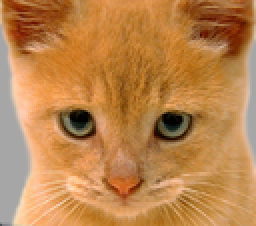
%> input picture Lab10_105061254/Lab10/data/cat.bmp, 128 x 113 px, shrunk from 410 x 361 before the run (shown 2 times larger)
$ octave proj1_test_filtering.m   (GNU Octave 9; MATLAB toolbox functions it lacks are replaced by stand-ins)
%> lines starting %> are read from the running program, lines starting %| are printed output that depends on the picture
### Lab10_105061254/Lab10/code/my_imfilter.m
function output = my_imfilter(image, filter)
% This function is intended to behave like the built in function imfilter()
% See 'help imfilter' or 'help conv2'. While terms like "filtering" and
% "convolution" might be used interchangeably, and they are indeed nearly
% the same thing, there is a difference:
% from 'help filter2'
%    2-D correlation is related to 2-D convolution by a 180 degree rotation
%    of the filter matrix.
% Your function should work for color images. Simply filter each color
% channel independently.
% Your function should work for filters of any width and height
% combination, as long as the width and height are odd (e.g. 1, 7, 9). This
% restriction makes it unambigious which pixel in the filter is the center
% pixel.
% Boundary handling can be tricky. The filter can't be centered on pixels
% at the image boundary without parts of the filter being out of bounds. If
% you look at 'help conv2' and 'help imfilter' you see that they have
% several options to deal with boundaries. You should simply recreate the
% default behavior of imfilter -- pad the input image with zeros, and
% return a filtered image which matches the input resolution. A better
% approach is to mirror the image content over the boundaries for padding.
% % Uncomment if you want to simply call imfilter so you can see the desired
% % behavior. When you write your actual solution, you can't use imfilter,
% % filter2, conv2, etc. Simply loop over all the pixels and do the actual
% % computation. It might be slow.
% output = imfilter(image, filter);

%%%%%%%%%%%%%%%%
% Your code here
%%%%%%%%%%%%%%%%
[height, width, channel] = size(image);
[filterHeight, filterWidth, channel2] = size(filter);
result = zeros(height, width, 3);

for x = 1:width
    for y = 1:height
        red = 0.0;
        green = 0.0;
        blue = 0.0;

        for filterY = 1:filterHeight
            for filterX = 1:filterWidth
                imageX = floor(x - filterWidth/2 + filterX);
                imageY = floor(y - filterHeight/2 + filterY);

                if imageX >= 1 && imageY >= 1 && imageX <= width && imageY <= height
                    red = red + image(imageY, imageX, 1)*filter(filterY, filterX);
                    green = green + image(imageY, imageX, 2)*filter(filterY, filterX);
                    blue = blue + image(imageY, imageX, 3)*filter(filterY, filterX);
                end
            end
        end
        result(y, x, 1) = min(red, 1);
        result(y, x, 2) = min(green, 1);
        result(y, x, 3) = min(blue, 1);
    end
end
output = result;
%%%%%%%%%%%%%%%%
% Your code end
%%%%%%%%%%%%%%%%

### Lab10_105061254/Lab10/code/proj1_test_filtering.m
% this script has test cases to help you test my_imfilter() which you will
% write. You should verify that you get reasonable output here before using
% your filtering to construct a hybrid image in proj1.m. The outputs are
% all saved and you can include them in your writeup. You can add calls to
% imfilter() if you want to check that my_imfilter() is doing something
% similar.
close all

%% Setup
test_image = im2single(imread('../data/cat.bmp'));
test_image = imresize(test_image, 0.7, 'bilinear'); %resizing to speed up testing
%> test_image: size 80x90x3 single
figure(1)
imshow(test_image)

%% Identify filter
%This filter should do nothing regardless of the padding method you use.
identity_filter = [0 0 0; 0 1 0; 0 0 0];

identity_image  = my_imfilter(test_image, identity_filter);
identity_image2 = imfilter(test_image, identity_filter);
figure(2);
%subplot(1,2,1)
imshow(identity_image);

imwrite(identity_image, '../results/identity_image.jpg', 'quality', 95);
%subplot(1,2,2)
%imshow(identity_image2);
%imwrite(identity_image2, 'identity_image.jpg', 'quality', 95);
%% Small blur with a box filter
%This filter should remove some high frequencies
blur_filter = [1 1 1; 1 1 1; 1 1 1];
blur_filter = blur_filter / sum(sum(blur_filter)); %making the filter sum to 1

blur_image = my_imfilter(test_image, blur_filter);
blur_image2 = imfilter(test_image, blur_filter);

figure(3);
%subplot(1,2,1)
imshow(blur_image);
imwrite(blur_image, '../results/blur_image.jpg', 'quality', 95);
%subplot(1,2,2)
%imshow(blur_image2);
%imwrite(blur_image2, 'blur_image.jpg', 'quality', 95);
%% Large blur
%This blur would be slow to do directly, so we instead use the fact that
%Gaussian blurs are separable and blur sequentially in each direction.
large_1d_blur_filter = fspecial('Gaussian', [25 1], 10);

large_blur_image = my_imfilter(test_image, large_1d_blur_filter);
large_blur_image = my_imfilter(large_blur_image, large_1d_blur_filter'); %notice the ' operator which transposes the filter
%> after the loop in my_imfilter (call 4), `for x = 1:width`:
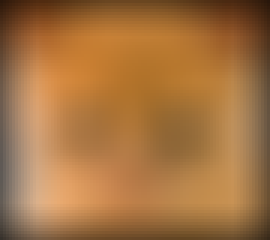
%> result: size 80x90x3 double (shown 3 times larger); mean R, G, B 0.646, 0.451, 0.256

figure(4); imshow(large_blur_image);
imwrite(large_blur_image, '../results/large_blur_image.jpg', 'quality', 95);

% %If you want to see how slow this would be to do naively, try out this
% %equivalent operation:
% tic %tic and toc run a timer and then print the elapsted time
% large_blur_filter = fspecial('Gaussian', [25 25], 10);
% large_blur_image = my_imfilter(test_image, large_blur_filter);
% toc

%% Oriented filter (Sobel Operator)
sobel_filter = [-1 0 1; -2 0 2; -1 0 1]; %should respond to horizontal gradients

sobel_image = my_imfilter(test_image, sobel_filter);
%> call 5 of my_imfilter, with filter = [-1 0 1; -2 0 2; -1 0 1]
%> after the loop in my_imfilter (call 5), `for x = 1:width`:
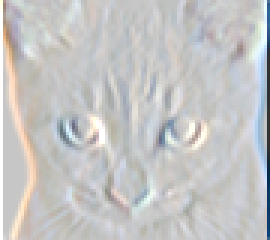
%> result: size 80x90x3 double (shown 3 times larger); mean R, G, B -0.0178, -0.0176, -0.0194; drawn with min black and max white

%0.5 added because the output image is centered around zero otherwise and mostly black
figure(5); imshow(sobel_image + 0.5);
%> after `imshow(sobel_image + 0.5)`:
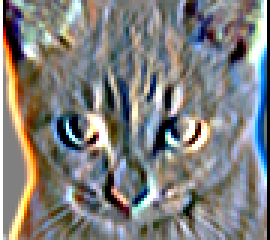
%> displayed picture: size 80x90x3, on the screen's scale of 0 to 255 (shown 3 times larger); mean R, G, B 127.4, 127.4, 125.7
imwrite(sobel_image + 0.5, '../results/sobel_image.jpg', 'quality', 95);


%% High pass filter (Discrete Laplacian)
laplacian_filter = [0 1 0; 1 -4 1; 0 1 0];

laplacian_image = my_imfilter(test_image, laplacian_filter);
%> call 6 of my_imfilter, with filter = [0 1 0; 1 -4 1; 0 1 0]
%> after the loop in my_imfilter (call 6), `for x = 1:width`:
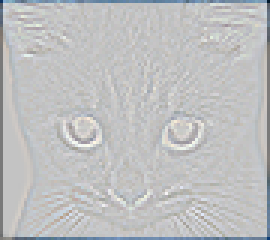
%> result: size 80x90x3 double (shown 3 times larger); mean R, G, B -0.0347, -0.0275, -0.0202; drawn with min black and max white
%laplacian_image2 = imfilter(test_image, laplacian_filter);

%0.5 added because the output image is centered around zero otherwise and mostly black
figure(6);
%subplot(1,2,1)
imshow(laplacian_image + 0.5);
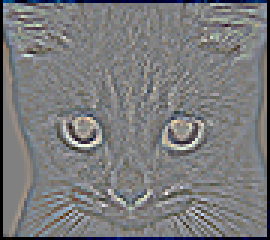
%> displayed picture: size 80x90x3, on the screen's scale of 0 to 255 (shown 3 times larger); mean R, G, B 121.6, 122, 123.3
imwrite(laplacian_image + 0.5, '../results/laplacian_image.jpg', 'quality', 95);
%subplot(1,2,2)
%imshow(laplacian_image2 + 0.5);
%imwrite(laplacian_image2 + 0.5, 'laplacian_image.jpg', 'quality', 95);

%% High pass "filter" alternative
high_pass_image = test_image - blur_image; %simply subtract the low frequency content
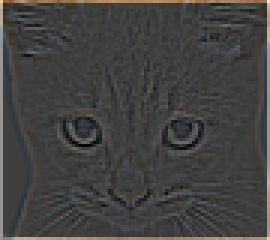
%> high_pass_image: size 80x90x3 single (shown 3 times larger); mean R, G, B 0.0115, 0.00911, 0.00671; drawn with min black and max white

figure(7); imshow(high_pass_image + 0.5);
%> after `imshow(high_pass_image + 0.5)`:
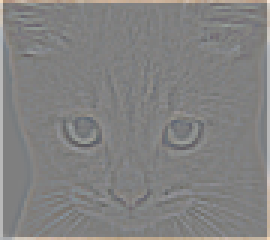
%> displayed picture: size 80x90x3, on the screen's scale of 0 to 255 (shown 3 times larger); mean R, G, B 130.4, 129.8, 129.2
imwrite(high_pass_image + 0.5, '../results/high_pass_image.jpg', 'quality', 95);

%by James Hays
